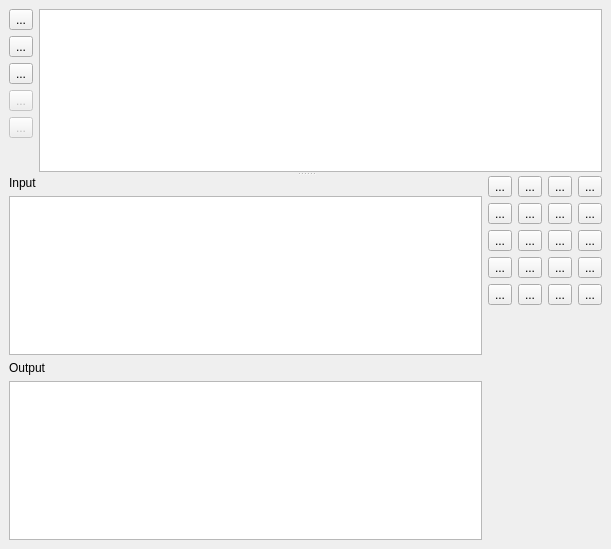
<ui version="4.0" >
 <class>Form</class>
 <widget class="QWidget" name="Form" >
  <property name="geometry" >
   <rect>
    <x>0</x>
    <y>0</y>
    <width>611</width>
    <height>549</height>
   </rect>
  </property>
  <property name="windowTitle" >
   <string>Form</string>
  </property>
  <layout class="QVBoxLayout" >
   <property name="margin" >
    <number>9</number>
   </property>
   <property name="spacing" >
    <number>6</number>
   </property>
   <item>
    <widget class="QSplitter" name="splitter" >
     <property name="orientation" >
      <enum>Qt::Vertical</enum>
     </property>
     <widget class="QWidget" name="layoutWidget" >
      <layout class="QHBoxLayout" >
       <property name="margin" >
        <number>0</number>
       </property>
       <property name="spacing" >
        <number>6</number>
       </property>
       <item>
        <layout class="QVBoxLayout" >
         <property name="margin" >
          <number>0</number>
         </property>
         <property name="spacing" >
          <number>6</number>
         </property>
         <item>
          <widget class="QToolButton" name="zoomIn" >
           <property name="text" >
            <string>...</string>
           </property>
           <property name="icon" >
            <iconset resource="icons.qrc" >:/viewmag+.png</iconset>
           </property>
           <property name="autoRepeat" >
            <bool>true</bool>
           </property>
          </widget>
         </item>
         <item>
          <widget class="QToolButton" name="zoomOut" >
           <property name="text" >
            <string>...</string>
           </property>
           <property name="icon" >
            <iconset resource="icons.qrc" >:/viewmag-.png</iconset>
           </property>
           <property name="autoRepeat" >
            <bool>true</bool>
           </property>
          </widget>
         </item>
         <item>
          <widget class="QToolButton" name="play" >
           <property name="text" >
            <string>...</string>
           </property>
           <property name="icon" >
            <iconset resource="icons.qrc" >:/player_play.png</iconset>
           </property>
           <property name="autoRepeat" >
            <bool>true</bool>
           </property>
          </widget>
         </item>
         <item>
          <widget class="QToolButton" name="stop" >
           <property name="enabled" >
            <bool>false</bool>
           </property>
           <property name="text" >
            <string>...</string>
           </property>
           <property name="icon" >
            <iconset resource="icons.qrc" >:/player_stop.png</iconset>
           </property>
           <property name="autoRepeat" >
            <bool>true</bool>
           </property>
          </widget>
         </item>
         <item>
          <widget class="QToolButton" name="pause" >
           <property name="enabled" >
            <bool>false</bool>
           </property>
           <property name="text" >
            <string>...</string>
           </property>
           <property name="icon" >
            <iconset resource="icons.qrc" >:/player_pause.png</iconset>
           </property>
           <property name="checkable" >
            <bool>true</bool>
           </property>
           <property name="autoRepeat" >
            <bool>true</bool>
           </property>
          </widget>
         </item>
         <item>
          <spacer>
           <property name="orientation" >
            <enum>Qt::Vertical</enum>
           </property>
           <property name="sizeHint" >
            <size>
             <width>20</width>
             <height>40</height>
            </size>
           </property>
          </spacer>
         </item>
        </layout>
       </item>
       <item>
        <widget class="QGraphicsView" name="field" >
         <property name="dragMode" >
          <enum>QGraphicsView::ScrollHandDrag</enum>
         </property>
        </widget>
       </item>
      </layout>
     </widget>
     <widget class="QWidget" name="layoutWidget" >
      <layout class="QHBoxLayout" >
       <property name="margin" >
        <number>0</number>
       </property>
       <property name="spacing" >
        <number>6</number>
       </property>
       <item>
        <layout class="QVBoxLayout" >
         <property name="margin" >
          <number>0</number>
         </property>
         <property name="spacing" >
          <number>6</number>
         </property>
         <item>
          <widget class="QLabel" name="label" >
           <property name="text" >
            <string>Input</string>
           </property>
          </widget>
         </item>
         <item>
          <widget class="QTextEdit" name="input" />
         </item>
         <item>
          <widget class="QLabel" name="label_2" >
           <property name="text" >
            <string>Output</string>
           </property>
          </widget>
         </item>
         <item>
          <widget class="QTextBrowser" name="output" />
         </item>
        </layout>
       </item>
       <item>
        <layout class="QVBoxLayout" >
         <property name="margin" >
          <number>0</number>
         </property>
         <property name="spacing" >
          <number>6</number>
         </property>
         <item>
          <layout class="QVBoxLayout" >
           <property name="margin" >
            <number>0</number>
           </property>
           <property name="spacing" >
            <number>6</number>
           </property>
           <item>
            <layout class="QHBoxLayout" >
             <property name="margin" >
              <number>0</number>
             </property>
             <property name="spacing" >
              <number>6</number>
             </property>
             <item>
              <widget class="QToolButton" name="hwall" >
               <property name="text" >
                <string>...</string>
               </property>
               <property name="icon" >
                <iconset resource="icons.qrc" >:/hwall.svg</iconset>
               </property>
               <property name="checkable" >
                <bool>true</bool>
               </property>
              </widget>
             </item>
             <item>
              <widget class="QToolButton" name="vwall" >
               <property name="text" >
                <string>...</string>
               </property>
               <property name="icon" >
                <iconset resource="icons.qrc" >:/vwall.svg</iconset>
               </property>
               <property name="checkable" >
                <bool>true</bool>
               </property>
              </widget>
             </item>
             <item>
              <widget class="QToolButton" name="swall" >
               <property name="text" >
                <string>...</string>
               </property>
               <property name="icon" >
                <iconset resource="icons.qrc" >:/swall.svg</iconset>
               </property>
               <property name="checkable" >
                <bool>true</bool>
               </property>
              </widget>
             </item>
             <item>
              <widget class="QToolButton" name="bswall" >
               <property name="text" >
                <string>...</string>
               </property>
               <property name="icon" >
                <iconset resource="icons.qrc" >:/bswall.svg</iconset>
               </property>
               <property name="checkable" >
                <bool>true</bool>
               </property>
              </widget>
             </item>
            </layout>
           </item>
           <item>
            <layout class="QHBoxLayout" >
             <property name="margin" >
              <number>0</number>
             </property>
             <property name="spacing" >
              <number>6</number>
             </property>
             <item>
              <widget class="QToolButton" name="toolButton_5" >
               <property name="text" >
                <string>...</string>
               </property>
               <property name="icon" >
                <iconset resource="icons.qrc" >:/lsluice.svg</iconset>
               </property>
               <property name="checkable" >
                <bool>true</bool>
               </property>
              </widget>
             </item>
             <item>
              <widget class="QToolButton" name="toolButton_26" >
               <property name="text" >
                <string>...</string>
               </property>
               <property name="icon" >
                <iconset resource="icons.qrc" >:/rsluice.svg</iconset>
               </property>
               <property name="checkable" >
                <bool>true</bool>
               </property>
              </widget>
             </item>
             <item>
              <widget class="QToolButton" name="toolButton_27" >
               <property name="text" >
                <string>...</string>
               </property>
               <property name="icon" >
                <iconset resource="icons.qrc" >:/usluice.svg</iconset>
               </property>
               <property name="checkable" >
                <bool>true</bool>
               </property>
              </widget>
             </item>
             <item>
              <widget class="QToolButton" name="toolButton_28" >
               <property name="text" >
                <string>...</string>
               </property>
               <property name="icon" >
                <iconset resource="icons.qrc" >:/dsluice.svg</iconset>
               </property>
               <property name="checkable" >
                <bool>true</bool>
               </property>
              </widget>
             </item>
            </layout>
           </item>
           <item>
            <layout class="QHBoxLayout" >
             <property name="margin" >
              <number>0</number>
             </property>
             <property name="spacing" >
              <number>6</number>
             </property>
             <item>
              <widget class="QToolButton" name="toolButton_29" >
               <property name="text" >
                <string>...</string>
               </property>
               <property name="icon" >
                <iconset resource="icons.qrc" >:/processor.svg</iconset>
               </property>
               <property name="checkable" >
                <bool>true</bool>
               </property>
              </widget>
             </item>
             <item>
              <widget class="QToolButton" name="toolButton_30" >
               <property name="text" >
                <string>...</string>
               </property>
               <property name="checkable" >
                <bool>true</bool>
               </property>
              </widget>
             </item>
             <item>
              <widget class="QToolButton" name="toolButton_31" >
               <property name="text" >
                <string>...</string>
               </property>
               <property name="checkable" >
                <bool>true</bool>
               </property>
              </widget>
             </item>
             <item>
              <widget class="QToolButton" name="toolButton_32" >
               <property name="text" >
                <string>...</string>
               </property>
               <property name="checkable" >
                <bool>true</bool>
               </property>
              </widget>
             </item>
            </layout>
           </item>
           <item>
            <layout class="QHBoxLayout" >
             <property name="margin" >
              <number>0</number>
             </property>
             <property name="spacing" >
              <number>6</number>
             </property>
             <item>
              <widget class="QToolButton" name="toolButton_33" >
               <property name="text" >
                <string>...</string>
               </property>
               <property name="icon" >
                <iconset resource="icons.qrc" >:/always.svg</iconset>
               </property>
               <property name="checkable" >
                <bool>true</bool>
               </property>
              </widget>
             </item>
             <item>
              <widget class="QToolButton" name="toolButton_34" >
               <property name="text" >
                <string>...</string>
               </property>
               <property name="checkable" >
                <bool>true</bool>
               </property>
              </widget>
             </item>
             <item>
              <widget class="QToolButton" name="toolButton_35" >
               <property name="text" >
                <string>...</string>
               </property>
               <property name="checkable" >
                <bool>true</bool>
               </property>
              </widget>
             </item>
             <item>
              <widget class="QToolButton" name="toolButton_36" >
               <property name="text" >
                <string>...</string>
               </property>
               <property name="checkable" >
                <bool>true</bool>
               </property>
              </widget>
             </item>
            </layout>
           </item>
           <item>
            <layout class="QHBoxLayout" >
             <property name="margin" >
              <number>0</number>
             </property>
             <property name="spacing" >
              <number>6</number>
             </property>
             <item>
              <widget class="QToolButton" name="toolButton_37" >
               <property name="text" >
                <string>...</string>
               </property>
               <property name="checkable" >
                <bool>true</bool>
               </property>
              </widget>
             </item>
             <item>
              <widget class="QToolButton" name="toolButton_38" >
               <property name="text" >
                <string>...</string>
               </property>
               <property name="checkable" >
                <bool>true</bool>
               </property>
              </widget>
             </item>
             <item>
              <widget class="QToolButton" name="toolButton_39" >
               <property name="text" >
                <string>...</string>
               </property>
               <property name="checkable" >
                <bool>true</bool>
               </property>
              </widget>
             </item>
             <item>
              <widget class="QToolButton" name="toolButton_40" >
               <property name="text" >
                <string>...</string>
               </property>
               <property name="icon" >
                <iconset resource="icons.qrc" >:/terminate.svg</iconset>
               </property>
               <property name="checkable" >
                <bool>true</bool>
               </property>
              </widget>
             </item>
            </layout>
           </item>
          </layout>
         </item>
         <item>
          <spacer>
           <property name="orientation" >
            <enum>Qt::Vertical</enum>
           </property>
           <property name="sizeHint" >
            <size>
             <width>20</width>
             <height>40</height>
            </size>
           </property>
          </spacer>
         </item>
        </layout>
       </item>
      </layout>
     </widget>
    </widget>
   </item>
  </layout>
 </widget>
 <resources>
  <include location="icons.qrc" />
 </resources>
 <connections/>
</ui>
